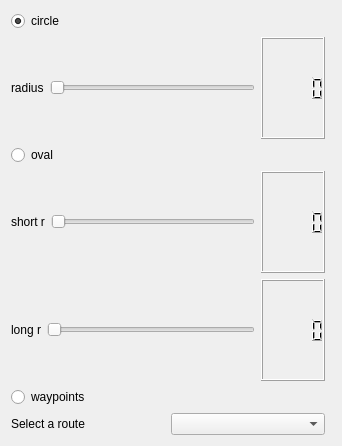
<?xml version="1.0" encoding="UTF-8"?>
<ui version="4.0">
 <class>PathFollow_UI</class>
 <widget class="QWidget" name="PathFollow_UI">
  <property name="geometry">
   <rect>
    <x>0</x>
    <y>0</y>
    <width>342</width>
    <height>446</height>
   </rect>
  </property>
  <property name="tabletTracking">
   <bool>false</bool>
  </property>
  <property name="windowTitle">
   <string>Follow Path Action</string>
  </property>
  <layout class="QVBoxLayout" name="verticalLayout_2">
   <item>
    <layout class="QHBoxLayout" name="horizontalLayout_5">
     <item>
      <layout class="QVBoxLayout" name="verticalLayout">
       <item>
        <widget class="QRadioButton" name="circle_radio_button">
         <property name="text">
          <string>circle</string>
         </property>
         <property name="checked">
          <bool>true</bool>
         </property>
         <attribute name="buttonGroup">
          <string notr="true">button_group</string>
         </attribute>
        </widget>
       </item>
       <item>
        <layout class="QHBoxLayout" name="horizontalLayout_3">
         <item>
          <widget class="QLabel" name="label">
           <property name="text">
            <string>radius</string>
           </property>
          </widget>
         </item>
         <item>
          <widget class="QSlider" name="circle_radius_slider">
           <property name="maximum">
            <number>1450</number>
           </property>
           <property name="value">
            <number>0</number>
           </property>
           <property name="orientation">
            <enum>Qt::Horizontal</enum>
           </property>
          </widget>
         </item>
         <item>
          <widget class="QLCDNumber" name="circle_radius_lcdNumber">
           <property name="intValue" stdset="0">
            <number>0</number>
           </property>
          </widget>
         </item>
        </layout>
       </item>
       <item>
        <widget class="QRadioButton" name="oval_radio_button">
         <property name="text">
          <string>oval</string>
         </property>
         <attribute name="buttonGroup">
          <string notr="true">button_group</string>
         </attribute>
        </widget>
       </item>
       <item>
        <layout class="QHBoxLayout" name="horizontalLayout_2">
         <item>
          <widget class="QLabel" name="label_2">
           <property name="text">
            <string>short r</string>
           </property>
          </widget>
         </item>
         <item>
          <widget class="QSlider" name="oval_short_radius_slider">
           <property name="maximum">
            <number>1100</number>
           </property>
           <property name="value">
            <number>0</number>
           </property>
           <property name="orientation">
            <enum>Qt::Horizontal</enum>
           </property>
          </widget>
         </item>
         <item>
          <widget class="QLCDNumber" name="oval_short_radius_lcdNumber">
           <property name="intValue" stdset="0">
            <number>0</number>
           </property>
          </widget>
         </item>
        </layout>
       </item>
       <item>
        <layout class="QHBoxLayout" name="horizontalLayout">
         <item>
          <widget class="QLabel" name="label_3">
           <property name="text">
            <string>long r</string>
           </property>
          </widget>
         </item>
         <item>
          <widget class="QSlider" name="oval_long_radius_slider">
           <property name="maximum">
            <number>800</number>
           </property>
           <property name="value">
            <number>0</number>
           </property>
           <property name="orientation">
            <enum>Qt::Horizontal</enum>
           </property>
          </widget>
         </item>
         <item>
          <widget class="QLCDNumber" name="oval_long_radius_lcdNumber">
           <property name="intValue" stdset="0">
            <number>0</number>
           </property>
          </widget>
         </item>
        </layout>
       </item>
       <item>
        <widget class="QRadioButton" name="waypoints_button">
         <property name="text">
          <string>waypoints</string>
         </property>
        </widget>
       </item>
       <item>
        <layout class="QHBoxLayout" name="horizontalLayout_4">
         <item>
          <widget class="QLabel" name="label_4">
           <property name="text">
            <string>Select a route</string>
           </property>
          </widget>
         </item>
         <item>
          <widget class="QComboBox" name="list_routes"/>
         </item>
        </layout>
       </item>
      </layout>
     </item>
     <item>
      <widget class="QWidget" name="test_widget" native="true"/>
     </item>
    </layout>
   </item>
  </layout>
 </widget>
 <resources/>
 <connections>
  <connection>
   <sender>circle_radius_slider</sender>
   <signal>valueChanged(int)</signal>
   <receiver>circle_radius_lcdNumber</receiver>
   <slot>display(int)</slot>
   <hints>
    <hint type="sourcelabel">
     <x>142</x>
     <y>102</y>
    </hint>
    <hint type="destinationlabel">
     <x>253</x>
     <y>102</y>
    </hint>
   </hints>
  </connection>
  <connection>
   <sender>oval_short_radius_slider</sender>
   <signal>valueChanged(int)</signal>
   <receiver>oval_short_radius_lcdNumber</receiver>
   <slot>display(int)</slot>
   <hints>
    <hint type="sourcelabel">
     <x>438</x>
     <y>74</y>
    </hint>
    <hint type="destinationlabel">
     <x>547</x>
     <y>74</y>
    </hint>
   </hints>
  </connection>
  <connection>
   <sender>oval_long_radius_slider</sender>
   <signal>valueChanged(int)</signal>
   <receiver>oval_long_radius_lcdNumber</receiver>
   <slot>display(int)</slot>
   <hints>
    <hint type="sourcelabel">
     <x>435</x>
     <y>130</y>
    </hint>
    <hint type="destinationlabel">
     <x>547</x>
     <y>130</y>
    </hint>
   </hints>
  </connection>
 </connections>
 <buttongroups>
  <buttongroup name="button_group"/>
 </buttongroups>
</ui>
